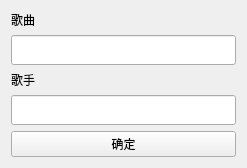
<?xml version="1.0" encoding="UTF-8"?>
<ui version="4.0">
 <class>Form</class>
 <widget class="QWidget" name="Form">
  <property name="geometry">
   <rect>
    <x>0</x>
    <y>0</y>
    <width>247</width>
    <height>149</height>
   </rect>
  </property>
  <property name="windowTitle">
   <string>添加</string>
  </property>
  <layout class="QVBoxLayout" name="verticalLayout">
   <item>
    <widget class="QLabel" name="label">
     <property name="text">
      <string>歌曲</string>
     </property>
    </widget>
   </item>
   <item>
    <widget class="QLineEdit" name="musicE">
     <property name="minimumSize">
      <size>
       <width>0</width>
       <height>30</height>
      </size>
     </property>
    </widget>
   </item>
   <item>
    <widget class="QLabel" name="label_2">
     <property name="text">
      <string>歌手</string>
     </property>
    </widget>
   </item>
   <item>
    <widget class="QLineEdit" name="artistE">
     <property name="minimumSize">
      <size>
       <width>0</width>
       <height>30</height>
      </size>
     </property>
    </widget>
   </item>
   <item>
    <widget class="QPushButton" name="pushButton">
     <property name="text">
      <string>确定</string>
     </property>
    </widget>
   </item>
  </layout>
 </widget>
 <resources/>
 <connections/>
</ui>
